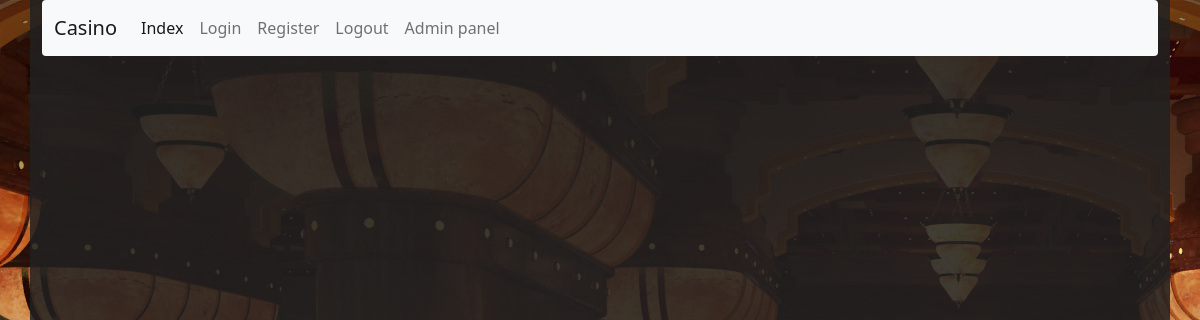
The app's page /slots/, older data.
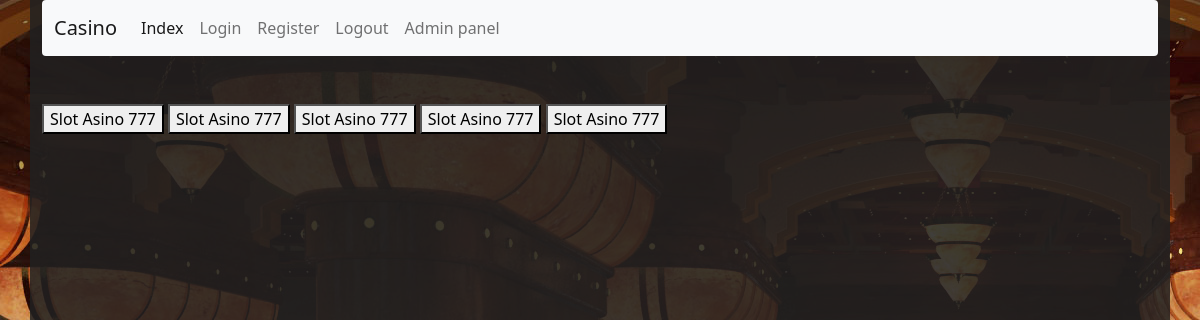
The same page, newer data.
### main.py (models this page shows)
class Slot(db.Model):
    __tablename__ = "slot"
    id = db.Column(db.Integer, primary_key=True)
    name = db.Column(db.String(255), nullable=False)
    type = db.Column(db.Integer, nullable=False)
    win_rate = db.Column(db.Float, default=0.25)
    is_active = db.Column(db.Boolean, default=True)
    slot_games = db.Column(db.Integer, db.ForeignKey('game.id'))

### main.py (the view)
@app.route("/slots/")
def slots():
    slots = Slot.query.all()
    return render_template("slots.html", slots=slots)

### templates/slots.html (shortened to what this page needs)
{% extends 'base.html' %}
{% block body %}
    {% for slot in slots %}
        <a href="{{ url_for('slot', slot_id=slot.id) }}"><button>Slot {{ slot.name }}</button></a>
    {% endfor %}
{% endblock %}

### templates/base.html (shortened to what this page needs)
<!DOCTYPE html>
<html lang="ru">
<head>
    <link href="https://cdn.jsdelivr.net/npm/bootstrap@5.0.0-beta3/dist/css/bootstrap.min.css" rel="stylesheet">
  </head>
<body style="background: url({{ url_for('static', filename = 'bg.jpg') }}) no-repeat 0 0; background-attachment: fixed;">
<div class="container" style="height: 100vh; background-color: rgba(33, 33, 33, 0.85);">
    <nav class="navbar navbar-expand-lg navbar-light bg-light rounded" aria-label="Eleventh navbar example">
      <div class="container-fluid">
        <a class="navbar-brand" href="#">Casino</a>
        <div class="collapse navbar-collapse" id="navbarsExample09">
          <ul class="navbar-nav me-auto mb-2 mb-lg-0">
            <li class="nav-item">
              <a class="nav-link active" aria-current="page" href="{{ url_for('index') }}">Index</a>
            </li>
            <li class="nav-item">
              <a class="nav-link" href="{{ url_for('login') }}">Login</a>
            </li>
            <li class="nav-item">
              <a class="nav-link" href="{{ url_for('register') }}">Register</a>
            </li>
              <li class="nav-item">
              <a class="nav-link" href="{{ url_for('logout') }}">Logout</a>
            </li>
              <li class="nav-item">
              <a class="nav-link" href="{{ url_for('admin') }}">Admin panel</a>
            </li>
          </ul>
        </div>
      </div>
    </nav>
    <br><br>
    {% block body %}{% endblock %}
</div>
</body>
</html>

Row changes from the older to the newer data that the page shows:
added Slot: name "Asino 777"
added Slot: name "Asino 777"
added Slot: name "Asino 777"
added Slot: name "Asino 777"
added Slot: name "Asino 777"
